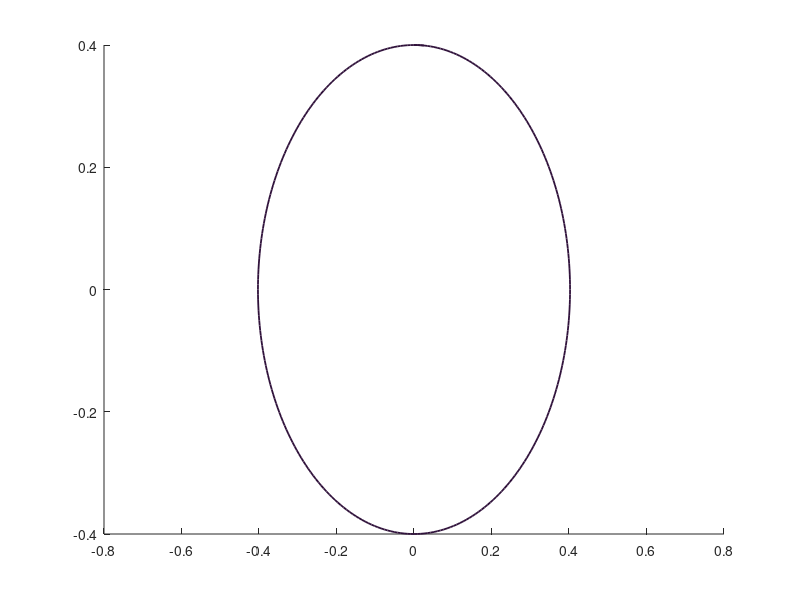

MATLAB code for this plot: (Note: this script raises an error after producing the figure.)
% Author: Izaak Neutelings (Februari 2021)
% Description:
%   Produce plots and data for the exact solution of a pendulum,
%   using Jacobi elliptic functions. Please see
%   https://github.com/IzaakWN/CodeSnippets/tree/master/LaTeX/TikZ/physics/dynamics_pendulum
%clear all; close all; clc
myblue = [0 0.4470 0.7410];
myred = [0.8500 0.3250 0.0980];
global savefigs
savefigs = true; % save plots as figures
writedata = true; % write data files



%%%%%%%%%%%%%%%%%%%%%%%%
%%   PHASE PORTRAIT   %%
%%%%%%%%%%%%%%%%%%%%%%%%
% Adapted from http://matlab.cheme.cmu.edu/2011/08/09/phase-portraits-of-a-system-of-odes/

disp("1) omega vs. theta - phase portrait")
w0 = 1; % angular frequency for s.h.o.
f = @(t,Y) [Y(2); -w0^2*sin(Y(1))]; % ODE
figure(1)
hold on
disp("  x0       v0      T       tf")
colors = turbo(18); % color map
tls = ""; %strings(1,8); % legend titles
ic = 1; % color index
ip = 1; % plot index
for v0 = [ ...
          %0.5 1.0 1.5 ...
          0.4 0.8 1.2 1.6 ...
          2.0 ...
          2.1 -2.1 ...
          2.4 -2.4 2.8 -2.8 ...
          3.0 -3.0 3.2 -3.2 ...
         ]
  if abs(v0)<=2.0
    x0 = 0; % theta(0)=0 initial condition
    k = min(abs(v0)/(2*w0),0.99978); % sin(theta0/2)
    T = 4*ellipke(k^2)/w0; % period
    tf = 1.01*T; % final time t
  else
    x0 = -sign(v0)*2*pi; % theta(0) initial condition
    k = max(abs(v0)/(2*w0),1.0001); % sin(theta0/2)
    T = 4*ellipke(1/k^2)/(k*w0); % period
    tf = 1.01*T; % final time t
  end
  tspan = linspace(0,tf,300);
  [~,ys] = ode45(f,tspan,[x0;v0]);
  %ys(:,1) = 2*wrapToPi(0.5*ys(:,1));
  %ys = wrapAndReorder(2*pi+ys,4*pi)-2*pi;
  if v0>2.1
    ys = ys(1:find(ys>2*pi,1),:); % clip off
  elseif v0<-2.1
    ys = ys(1:find(ys<-2*pi,1),:); % clip off
  end
  fprintf("  %4.1f %7.1f %7.1f %7.1f\n",x0,v0,T,tf)
  plot(ys(:,1),ys(:,2),'LineWidth',1.3,'Color',colors(ic,:));
  %plot(ys(1,1),ys(1,2),'bo','MarkerSize',5,'MarkerFaceColor',colors(i,:)) % starting point
  %plot(ys(end,1),ys(end,2),'ks','MarkerSize',5,'MarkerFaceColor',colors(i,:)) % ending point
  if v0>0 % store
    if writedata
      fname = sprintf("data/pendulum_phase-%.8f.txt",v0);
      fname = regexprep(fname,"(\d)\.(\d)(\d*[1-9])?0*\.txt","$1p$2$3.txt");
      file  = fopen(fname,'w');
      fprintf(file,'%-12s %-12s\n','theta','omega'); % header
      fprintf(file,'%-12.8f %-12.8f\n',ys'); % data
      fclose(file);
    end
    tls(ip) = sprintf('$\\Omega_0/\\omega_0=%.10g$',v0);
  end
  if abs(v0)<=2.0 % plot left right
    plot(ys(:,1)-2*pi,ys(:,2),'LineWidth',1.3,'Color',colors(ic,:));
    plot(ys(:,1)+2*pi,ys(:,2),'LineWidth',1.3,'Color',colors(ic,:));
    ip = ip+2;
  end
  ip = ip+1;
  ic = ic+1;
end
leg = legend(tls,'Position', [0.88 0.35 0.03 0.40], ...
             'Interpreter','latex','FontSize',11);
leg.ItemTokenSize = [11,100];
xlabel("$\theta$ [rad]",'Interpreter','latex','FontSize',14)
ylabel("$\dot{\theta}/\omega_0$",'Interpreter','latex','FontSize',14)
xlim([-2*pi 2*pi]);
ylim([-1.1*pi 1.1*pi]);
xticks(-2*pi:pi/2:2*pi)
xticklabels({'-2\pi','-3\pi/2','-\pi','-\pi/2', ...
             '0','\pi/2','\pi','3\pi/2','2\pi'})
%axis tight equal
grid on
hold off
mysaveas("fig/pendulum_phase_portrait",8,0.07)



%%%%%%%%%%%%%%%%%%%%%%%%%%%
%%  CLOSE TRAJECTORIES   %%
%%%%%%%%%%%%%%%%%%%%%%%%%%%
% Initial conditions
% * theta(0) = x0, with 0 < x0 < pi,
% * dtheta/dt(0) = 0.
% Sources:
%   https://www.scielo.br/j/rbef/a/ns9Lc7tfqhZh678dBPXxRsQ/?lang=en
%   https://www.scielo.br/j/rbef/a/ns9Lc7tfqhZh678dBPXxRsQ/?format=pdf&lang=en


disp("2) theta vs. time")
figure(2)
hold on
t = linspace(0,50,401); % time
tls = ""; % legend titles
disp("  x0    omega   freq f  period T")
i = 1;
x0_plot = [ ... % plot only these x0 values
  1.0 2.0 ...
  2.8 3.1
];
colors = turbo(length(x0_plot)+1); % color map
for x0 = [ ... % amplitude theta(0) = x0
           0.5:0.1:3.1 ...
           3.11 3.12 3.13 3.14
         ]
  plotthis = any(x0_plot==x0); % plot this x0
  if ~plotthis && ~writedata
    continue % skip this x0 to save time
  end
  w0 = 1; % angular frequency for s.h.o.
  k = sin(x0/2); % elliptic modulus
  m = k^2;
  T = 4*ellipke(m)/w0; % period
  f = 1./T; % frequency
  w = 2*pi*f; % average angular frequency, omega
  fprintf("  %4.2f %7.4f %7.4f %7.4f\n",x0,w,f,T)
  [sn,cn,dn] = ellipj(w0*(T/4-t),m); % Jacobi elliptic functions
  x = 2*asin(k*sn); % theta (exact pendulum solution)
  if plotthis % plot this x0
    plot([T T],[-3.5 1.1*x0],'Color',colors(i,:),'LineWidth',0.5); % vertical line at t=T
    plot(t,x0*cos(w*t),'--','Color',colors(i,:),'LineWidth',0.5); % simple s.h.o. with the same period
    plot(t,x,'Color',colors(i,:),'LineWidth',1.4); % exact pendulum solution
    tls(3*i) = sprintf('$\\theta_0=%.4g$',x0);
    i = i+1;
  end
  if writedata % write data for this x0
    v = -2*k*w0.*cn.*dn./sqrt(1-(k*sn).^2); % dtheta/dt
    U = 2*k*sn; % potential energy
    K = 2*m-U; % kinetic energy
    fname = sprintf("data/pendulum-%.8f.txt",x0);
    fname = regexprep(fname,"(\d)\.(\d)(\d*[1-9])?0*\.txt","$1p$2$3.txt");
    file  = fopen(fname,'w');
    fprintf(file,"%-12s %-12s %-12s %-12s %-12s\n", ...
                 'time','theta','dtheta/dt','Uw0^2/mg^2','Kw0^2/mg^2'); % header
    fprintf(file,"%-12.8f %-12.8f %-12.8f %-12.8f %-12.8f\n",[t;x;v;U;K]); % data
    fclose(file);
  end
end
xlabel("$t$ [s]",'Interpreter','latex','FontSize',14)
ylabel("$\theta$ [rad]",'Interpreter','latex','FontSize',14)
ylim([-3.5 3.95])
yticks(-pi:pi/4:4)
yticklabels({'-\pi','-3\pi/4','-\pi/2','-\pi/4', ...
             '0','\pi/4','\pi/2','3\pi/4','\pi','5\pi/4'})
leg = legend(tls,'NumColumns',3, ... %'Location', 'northoutside', ...
             'Position',[0.54 0.9 0.3 0.07], ... 
             'Interpreter','latex','FontSize',12);
leg.ItemTokenSize = [13,100];
grid on
hold off
mysaveas("fig/pendulum_theta_vs_t")


disp("3) theta vs. Tt")
figure(3)
hold on
t = linspace(0,2,401); % time
tls = ""; % legend titles
i = 1;
x0_plot = [ ... % plot only these x0 values
  1.0 1.5 2.0 ...
  2.4 2.8 ...
  3.0 3.1 3.14 3.14159
];
colors = turbo(length(x0_plot)+1); % color map
for x0 = [ ... % amplitude theta(0) = x0
           0.5:0.1:3.1 ...
           3.11 3.12 3.13 3.14 3.14159
         ]
  plotthis = any(x0_plot==x0); % plot this x0
  if ~plotthis && ~writedata
    continue % skip this x0 to save time
  end
  w0 = 1; % angular frequency for s.h.o.
  k = sin(x0/2); % elliptic modulus
  m = k^2;
  T = 4*ellipke(m)/w0; % period
  f = 1./T; % frequency
  w = 2*pi*f; % average angular frequency, omega
  [sn,cn,dn] = ellipj(w0*(T/4-T*t),m); % Jacobi elliptic function
  x = 2*asin(k*sn); % theta (exact pendulum solution)
  if plotthis % plot this x0
    plot(t,x0*cos(w*T*t),'--','Color',colors(i,:),'LineWidth',0.5); % simple s.h.o. with the same period
    plot(t,x,'Color',colors(i,:),'LineWidth',1.4); % exact pendulum solution
    tls(2*i) = sprintf('$\\theta_0=%.6g$',x0);
    i = i+1;
  end
  if writedata % write data for this x0
    v = -2*k*w0.*cn.*dn./sqrt(1-(k*sn).^2); % dtheta/dt
    U = 2*k*sn; % potential energy
    K = 2*m-U; % kinetic energy
    fname = sprintf("data/pendulum-%.8f_norm.txt",x0);
    fname = regexprep(fname,"(\d)\.(\d)(\d*[1-9])?0*_","$1p$2$3_");
    file  = fopen(fname,'w');
    fprintf(file,"%-12s %-12s %-12s %-12s %-12s\n", ...
                 'Tt','theta','dtheta/dt','Uw0^2/mg^2','Kw0^2/mg^2'); % header
    fprintf(file,"%-12.8f %-12.8f %-12.8f %-12.8f %-12.8f\n",[t;x;v;U;K]); % data
    fclose(file);
  end
end
xlabel("$t$ [$T$]",'Interpreter','latex','FontSize',14)
ylabel("$\theta$ [rad]",'Interpreter','latex','FontSize',14)
ylim([-3.5 3.5])
yticks(-pi:pi/4:3.5)
yticklabels({'-\pi','-3\pi/4','-\pi/2','-\pi/4', ...
             '0','\pi/4','\pi/2','3\pi/4','\pi'})
leg = legend(tls,'NumColumns',1, ...  %'Location', 'northoutside', ...
             'Position',[0.497 0.2 0.1 0.3], ...
             'Interpreter','latex','FontSize',13.5);
leg.ItemTokenSize = [13,100];
grid on
hold off
mysaveas("fig/pendulum_theta_vs_Tt")


disp("4) dtheta/dt vs. t")
figure(4)
hold on
t = linspace(0,50,501);
tls = ""; % legend titles
colors = turbo(5); % color map
i = 1;
for x0 = [ ... % amplitude theta(0) = x0
           1.0 2.0 ...
           2.8 3.1
         ]
  w0 = 1; % angular frequency for s.h.o.
  k = sin(x0/2); % elliptic modulus
  m = k^2;
  T = 4*ellipke(m)/w0; % period
  w = 2*pi/T; %pi/(2*ellipke(sin(x0/2)^2)); omega
  [sn,cn,dn] = ellipj(w0*(T/4-t),m); % Jacobi elliptic functions
  v = -2*k*w0*cn.*dn./sqrt(1-(k*sn).^2); % dtheta/dt
  %vmax = x0*w; % maximum omega, s.h.o.
  vmax = 2*k*w0; % maximum omega, exact pendulum
  plot([0.75*T 0.75*T],[-2.2 vmax+0.2],'Color',colors(i,:),'LineWidth',0.7); % vertical line at t=T
  plot(t,-vmax*sin(w*t),'--','Color',colors(i,:),'LineWidth',0.7); % simple s.h.o. with the same period
  plot(t,v,'Color',colors(i,:),'LineWidth',1.3); % exact pendulum solution
  tls(3*i) = sprintf('$\\theta_0=%.4g$',x0);
  i = i+1;
end
leg = legend(tls,'NumColumns',3,'Position',[0.53 0.9 0.2 0.08], ... 
             'Interpreter','latex','FontSize',12);
leg.ItemTokenSize = [13,100];
ylim([-2.2 2.6])
xlabel("$t$ [s]",'Interpreter','latex','FontSize',14)
ylabel("$\dot{\theta}/\omega_0$",'Interpreter','latex','FontSize',14)
grid on
hold off
mysaveas("fig/pendulum_omega_vs_t")


disp("5) dtheta/dt vs. Tt")
figure(5)
hold on
t = linspace(0,2,501);
tls = ""; % legend titles
colors = turbo(8); % color map
i = 1;
for x0 = [ ... % amplitude theta(0) = x0
           1.0 2.0 ...
           2.4 2.8 ...
           3.0 3.1 3.14
         ]
  w0 = 1; % angular frequency for s.h.o.
  k = sin(x0/2); % elliptic modulus
  m = k^2;
  T = 4*ellipke(m)/w0; % period
  %w = 2*pi/T; %pi/(2*ellipke(sin(x0/2)^2)); omega
  [sn,cn,dn] = ellipj(w0*T*(1/4-t),m); % Jacobi elliptic functions
  v = -2*k*w0*cn.*dn./sqrt(1-(k*sn).^2); % dtheta/dt
  %vmax = x0*w; % maximum omega, s.h.o.
  vmax = 2*k*w0; % maximum omega, exact pendulum
  plot(t,-vmax*sin(2*pi*t),'--','Color',colors(i,:),'LineWidth',0.7); % simple s.h.o. with the same period
  plot(t,v,'Color',colors(i,:),'LineWidth',1.3); % exact pendulum solution
  tls(2*i) = sprintf('$\\theta_0=%.4g$',x0);
  i = i+1;
end
leg = legend(tls,'NumColumns',1,'Position',[0.82 0.17 0.08 0.3], ...
             'Interpreter','latex','FontSize',14);
leg.ItemTokenSize = [13,100];
ylim([-2.2 2.2])
xlabel("$t$ [$T$]",'Interpreter','latex','FontSize',14)
ylabel("$\dot{\theta}/\omega_0$",'Interpreter','latex','FontSize',14)
grid on
hold off
mysaveas("fig/pendulum_omega_vs_Tt")


disp("6) Energy vs. Tt")
figure(6)
hold on
t = linspace(0,2,501);
tls = ""; % legend titles
colors = turbo(5); % color map
i = 1;
for x0 = [ ... % amplitude theta(0) = x0
           1.0 2.0 ...
           2.5 3.1
         ]
  w0 = 1; % angular frequency for s.h.o.
  k = sin(x0/2); % elliptic modulus
  m = k^2;
  T = 4*ellipke(m)/w0; % period
  %w = 2*pi/T; %pi/(2*ellipke(sin(x0/2)^2)); omega
  sn = ellipj(w0*T*(1/4-t),m); % Jacobi elliptic functions
  E = 2*m; % total energy in the system
  U = 2*(k*sn).^2; % potential energy
  K = E-U; % kinetic energy
  plot([0 2],[E E],':','Color',colors(i,:),'LineWidth',1.0); % vertical line at t=T
  plot(t,K,'--','Color',colors(i,:),'LineWidth',1.1); % simple s.h.o. with the same period
  plot(t,U,'Color',colors(i,:),'LineWidth',1.3); % exact pendulum solution
  tls(3*i) = sprintf('$\\theta_0=%.4g$',x0);
  i = i+1;
end
tls = [tls "" ""];
pK = plot(0,0,'--','Color','black','LineWidth',1.1);
pU = plot(0,0,'Color','black','LineWidth',1.3);
leg = legend(tls,'NumColumns',3,'Position',[0.46 0.9 0.2 0.08], ...
             'Interpreter','latex','FontSize',12);
leg.ItemTokenSize = [13,100];
xlim([0 2])
ylim([0 2.3])
xlabel("$t$ [$T$]",'Interpreter','latex','FontSize',14)
ylabel("$E\omega_0^2/mg^2$ [rad$^2$]",'Interpreter','latex','FontSize',14)
grid on
ax2 = axes('position',get(gca,'position'),'visible','off');
leg2 = legend(ax2,[pU pK],{'Potential','Kinetic'}, ...
              'NumColumns',1,'Position',[0.77 0.9 0.1 0.08], ... 
              'Interpreter','latex','FontSize',12);
leg2.ItemTokenSize = [15,100];
hold off
mysaveas("fig/pendulum_E_vs_Tt")


disp("7) T/T0 vs. theta0")
t0 = linspace(0,3.14,315); % theta0
k = sin(t0/2);
T = 2*ellipke(k.^2)/pi; % T/T0
w = 1./T; % omega/omega0 = f/f0
Wmax = 2*k; % maximum angular velocity
if writedata % write data
  fname = sprintf("data/pendulum_period.txt");
  file  = fopen(fname,'w');
  fprintf(file,'%-12s %-12s %-12s %-12s\n','theta0','T/T0','omega/omega0','Wmax/omega0');
  fprintf(file,'%-12.8f %-12.8f %-12.8f %-12.8f\n',[t0;T;w;Wmax]);
  fclose(file);
end
figure(7)
hold on
plot([0 3.2],[1 1],'--','LineWidth',0.7,'Color',myred);
plot(t0,T,'LineWidth',1.5,'Color',myblue);
leg = legend(["Small-angle approximation ($T=T_0$)" "Exact solution"], ...
             'NumColumns',1,'Location','northwest', ...
             'Interpreter','latex','FontSize',14);
leg.ItemTokenSize = [15,100];
xlabel("$\theta_0$ [rad]",'Interpreter','latex','FontSize',14)
ylabel('$T/T_0$','Interpreter','latex','FontSize',14)
xlim([0 3.2])
ylim([0 5.5])
xticks(0:pi/4:3.4)
xticklabels({'0','\pi/4','\pi/2','3\pi/4','\pi'})
grid on
hold off
mysaveas("fig/pendulum_period_vs_theta0",6)


disp("8) omega/omega0 vs. theta0")
figure(8)
hold on
plot([0 3.2],[1 1],'--','LineWidth',0.7,'Color',myred);
plot(t0,w,'LineWidth',1.5,'Color',myblue);
leg = legend(["Small-angle approximation ($\omega=\omega_0$)" "Exact solution"], ...
             'NumColumns',1,'Location','southwest', ...
             'Interpreter','latex','FontSize',14);
leg.ItemTokenSize = [15,100];
xlabel("$\theta_0$ [rad]",'Interpreter','latex','FontSize',14)
ylabel("$\omega/\omega_0 = f/f_0$",'Interpreter','latex','FontSize',14)
xlim([0 3.2])
ylim([0.1 1.1])
xticks(0:pi/4:3.4)
xticklabels({'0','\pi/4','\pi/2','3\pi/4','\pi'})
grid on
hold off
mysaveas("fig/pendulum_omega_vs_theta0",6)


disp("9) omega_max vs. theta0")
figure(9)
hold on
plot(t0,t0,'--','LineWidth',0.7,'Color',myred);
plot(t0,Wmax,'LineWidth',1.5,'Color',myblue);
leg = legend(["Small-angle approximation ($\Omega_\mathrm{max}=\theta_0\omega_0$)" "Exact solution"], ...
             'NumColumns',1,'Location','southeast', ...
             'Interpreter','latex','FontSize',14);
leg.ItemTokenSize = [15,100];
xlabel("$\theta_0$ [rad]",'Interpreter','latex','FontSize',14)
ylabel("$\Omega_\mathrm{max}/\omega_0$",'Interpreter','latex','FontSize',14)
xlim([0 3.2])
ylim([0 2.1])
xticks(0:pi/4:3.4)
xticklabels({'0','\pi/4','\pi/2','3\pi/4','\pi'})
hold off
grid on
mysaveas("fig/pendulum_Wmax_vs_theta0",6)


%disp("8) sin/pendulum vs. t")
%figure(8)
%xlabel('$t$','Interpreter','latex','FontSize',14)
%ylabel('(cos-pendulum)/abs(pendulum)','FontSize',14)
%hold on
%x0 = 3.0;
%om = pi/(2*ellipke(sin(x0/2)^2));
%t = linspace(0,6.0,100);
%x = 2*asin(sin(x0/2)*ellipj(ellipke(sin(x0/2)^2)-t,sin(x0/2)^2));
%x = (x0*cos(om*t) - x)./abs(x);
%plot(t,x);



%%%%%%%%%%%%%%%%%%%%%%%%%%%
%%   OPEN TRAJECTORIES   %%
%%%%%%%%%%%%%%%%%%%%%%%%%%%
% Initial conditions
% * theta(0) = 0,
% * dtheta/dt(0) = W0 > 2w0,
% where w0=1 is the angular frequency for a simple harmonic oscillator.
% We use the Jacobi real transformation for m > 1:
% * K(m) = K(1/m)/k,
% * sn(u,m) = sn(k*u,1/m)/k.
% following [1] and [2].
% Note that if one uses the jacobiAM function [3], 
% one does not need to do these transformations.
% 
% [1] https://en.wikipedia.org/wiki/Jacobi_elliptic_functions#The_Jacobi_real_transformations
% [2] https://dlmf.nist.gov/19.7
% [3] https://ch.mathworks.com/help/symbolic/jacobiam.html


disp("10) theta vs. t (W0>2w0)")
figure(10)
hold on
t = linspace(0,12,401); % time
tls = ""; % legend titles
disp("  W0/w0  W0/2w0  omega   freq f  period T")
i = 1;
W0_plot = [ ... % plot only these W0 values
  2.001 2.01 2.05 ...
  2.2 2.5 ...
  3.0 4.0
];
colors = turbo(length(W0_plot)+1); % color map
for W0 = [ ... % angular velocity dtheta/dt(0) = W0
           2.001 2.005 2.01 2.02 2.05 ...
           2.1 2.2 2.3 2.4 2.5 2.6 ...
           3.0 3.5 4.0
         ]
  plotthis = any(W0_plot==W0); % plot this W0
  if ~plotthis && ~writedata
    continue % skip this W0 to save time
  end
  w0 = 1; % angular frequency for s.h.o.
  k = W0/(2*w0); % elliptic modulus > 1
  m = k^2;
  T = 4*ellipke(1/m)/W0; % period
  f = 1./T; % frequency
  w = 2*pi*f; % average angular frequency, omega
  fprintf("  %4.2f %6.2f %9.4f %7.4f %7.4f\n",W0/w0,k,w,f,T)
  [sn,~,dn] = ellipj(W0*t/2,1/m); % Jacobi elliptic functions
  x = 2*asin_ext(sn,t,2*T); % theta (exact pendulum solution)
  if plotthis
    plot([T T],[0 7.0],'Color',colors(i,:),'LineWidth',0.5); % vertical line at t=T
    %plot(t,W0*t,'--','Color',colors(i,:),'LineWidth',0.5); % constant angular velocity
    plot(t,w*t,'--','Color',colors(i,:),'LineWidth',0.5); % constant angular velocity
    plot(t,x,'Color',colors(i,:),'LineWidth',1.4); % exact pendulum solution
    tls(3*i) = sprintf('$\\Omega_0/2\\omega_0=%.5g$',k);
    i = i+1;
  end
  if writedata % write data for this x0
    v = W0*dn; % dtheta/dt
    U = 2*sn.^2; % potential energy
    K = 2*m-U; % kinetic energy
    fname = sprintf("data/pendulum_open-%.8f.txt",W0);
    fname = regexprep(fname,"(\d)\.(\d)(\d*[1-9])?0*\.txt","$1p$2$3.txt");
    file  = fopen(fname,'w');
    fprintf(file,"%-12s %-12s %-12s %-12s %-12s\n", ...
                 'time','theta','dtheta/dt','Uw0^2/mg^2','Kw0^2/mg^2'); % header
    fprintf(file,"%-12.8f %-12.8f %-12.8f %-12.8f %-12.8f\n",[t;x;v;U;K]); % data
    fclose(file);
  end
end
xlabel("$t$ [s]",'Interpreter','latex','FontSize',14)
ylabel("$\theta$ [rad]",'Interpreter','latex','FontSize',14)
ylim([0 22])
yticks(0:pi:7*pi)
yticklabels({'0','\pi','2\pi','3\pi','4\pi','5\pi','6\pi','7\pi'})
leg = legend(tls,'Location','northwest', ...
             'Interpreter','latex','FontSize',13);
leg.ItemTokenSize = [13,100];
grid on
hold off
mysaveas("fig/pendulum_open_theta_vs_t")


disp("11) theta vs. Tt (W0>2w0)")
figure(11)
hold on
t = linspace(0,2.5,401); % time
tls = ""; % legend titles
i = 1;
W0_plot = [ ... % plot only these W0 values
           2.0000000000002 2.00000002 2.00002 ...
           2.001 2.01 2.05 2.2 ...
           2.5 3.0 4.0
];
colors = turbo(length(W0_plot)+1); % color map
for W0 = [ ... % angular velocity dtheta/dt(0) = W0
           2.0000000000002 2.00000002 2.00002 ...
           2.001 2.002 2.01 2.02 2.05 ...
           2.1:0.1:3.0 3.5 4.0
         ]
  plotthis = any(W0_plot==W0); % plot this W0
  if ~plotthis && ~writedata
    continue % skip this W0 to save time
  end
  w0 = 1; % angular frequency for s.h.o.
  k = W0/(2*w0); % elliptic modulus > 1
  m = k^2;
  T = 4*ellipke(1/m)/W0; % period
  %w = 2*pi/T; % angular velocity omega
  [sn,~,dn] = ellipj(W0*T*t/2,1/m); % Jacobi elliptic functions
  x = 2*asin_ext(sn,T*t,2*T); % theta (exact pendulum solution)
  if plotthis
    plot(t,x,'Color',colors(i,:),'LineWidth',1.4); % exact pendulum solution
    tls(i) = sprintf('$\\Omega_0/2\\omega_0=%.14g$',k);
    i = i+1;
  end
  if writedata % write data for this W0
    v = W0*dn; % dtheta/dt
    U = 2*sn.^2; % potential energy
    K = 2*m-U; % kinetic energy
    fname = sprintf("data/pendulum_open-%.10f_norm.txt",W0);
    fname = regexprep(fname,"(\d)\.(\d)(\d*[1-9])?0*_","$1p$2$3_");
    file  = fopen(fname,'w');
    fprintf(file,"%-12s %-12s %-12s %-12s %-12s\n", ...
                 'time','theta','dtheta/dt','Uw0^2/mg^2','Kw0^2/mg^2'); % header
    fprintf(file,"%-12.8f %-12.8f %-12.8f %-12.8f %-12.8f\n",[t;x;v;U;K]); % data
    fclose(file);
  end
end
xlabel("$t$ [$T$]",'Interpreter','latex','FontSize',14)
ylabel("$\theta$ [rad]",'Interpreter','latex','FontSize',14)
ylim([0 16])
yticks(0:pi:5*pi)
yticklabels({'0','\pi','2\pi','3\pi','4\pi','5\pi'})
leg = legend(tls,'Location','southeast', ...
             'Interpreter','latex','FontSize',13);
leg.ItemTokenSize = [13,100];
grid on
hold off
mysaveas("fig/pendulum_open_theta_vs_Tt")


disp("12) dtheta/dt vs. t (W0>2w0)")
figure(12)
hold on
t = linspace(0,12,401);
tls = ""; % legend titles
colors = turbo(9); % color map
i = 1;
for W0 = [ ... % angular velocity dtheta/dt(0) = W0
           2.001 2.010 2.05 ...
           2.2 2.5 3.0 ...
           3.6 4.0
         ]
  w0 = 1; % angular frequency for s.h.o.
  k = W0/(2*w0); % elliptic modulus > 1
  m = k^2;
  T = 4*ellipke(1/m)/W0; % period
  [~,~,dn] = ellipj(W0*t/2,1/m); % Jacobi elliptic functions
  v = W0*dn; % dtheta/dt
  plot([T T],[0 W0+0.1],'Color',colors(i,:),'LineWidth',0.7); % vertical line at t=T
  plot(t,v,'Color',colors(i,:),'LineWidth',1.3); % exact pendulum solution
  tls(2*i) = sprintf('$\\Omega_0/2\\omega_0=%.6g$',k);
  i = i+1;
end
leg = legend(tls,'NumColumns',4,'Position',[0.3 0.9 0.5 0.08], ... 
             'Interpreter','latex','FontSize',12);
leg.ItemTokenSize = [10,100];
ylim([0 4.7])
xlabel("$t$ [s]",'Interpreter','latex','FontSize',14)
ylabel("$\dot{\theta}/\omega_0$",'Interpreter','latex','FontSize',14)
grid on
hold off
mysaveas("fig/pendulum_open_omega_vs_t")


disp("13) dtheta/dt vs. Tt (W0>2w0)")
figure(13)
hold on
t = linspace(0,2.5,401);
tls = ""; % legend titles
colors = turbo(9); % color map
i = 1;
for W0 = [ ... % angular velocity dtheta/dt(0) = W0
           2.001 2.010 2.05 ...
           2.2 2.5 3.0 ...
           3.6 4.0
         ]
  w0 = 1; % angular frequency for s.h.o.
  k = W0/(2*w0); % elliptic modulus > 1
  m = k^2;
  T = 4*ellipke(1/m)/W0; % period
  [~,~,dn] = ellipj(W0*T*t/2,1/m); % Jacobi elliptic functions
  v = W0*dn; % dtheta/dt
  plot(t,v,'Color',colors(i,:),'LineWidth',1.3); % exact pendulum solution
  tls(i) = sprintf('$\\Omega_0/2\\omega_0=%.6g$',k);
  i = i+1;
end
leg = legend(tls,'NumColumns',4,'Position',[0.3 0.89 0.5 0.08], ... 
             'Interpreter','latex','FontSize',12);
leg.ItemTokenSize = [10,100];
ylim([0 4.7])
xlabel("$t$ [$T$]",'Interpreter','latex','FontSize',14)
ylabel("$\dot{\theta}/\omega_0$",'Interpreter','latex','FontSize',14)
grid on
hold off
mysaveas("fig/pendulum_open_omega_vs_Tt")


disp("14) E vs. Tt (W0>2w0)")
figure(14)
hold on
t = linspace(0,2.5,401);
tls = ""; % legend titles
colors = turbo(7); % color map
i = 1;
for W0 = [ ... % angular velocity dtheta/dt(0) = W0
           2.001 2.2 2.5 3.0 ...
           3.6 4.0
         ]
  w0 = 1; % angular frequency for s.h.o.
  k = W0/(2*w0); % elliptic modulus > 1
  m = k^2;
  T = 4*ellipke(1/m)/W0; % period
  sn = ellipj(W0*T*t/2,1/m); % Jacobi elliptic functions
  E = 2*m; % total energy in the system
  U = 2*sn.^2; % potential energy
  K = E-U; % kinetic energy
  plot([0 2],[E E],':','Color',colors(i,:),'LineWidth',1.0); % vertical line at t=T
  plot(t,K,'--','Color',colors(i,:),'LineWidth',1.1); % simple s.h.o. with the same period
  plot(t,U,'Color',colors(i,:),'LineWidth',1.3); % exact pendulum solution
  tls(3*i) = sprintf('$\\Omega_0/2\\omega_0=%.6g$',k);
  i = i+1;
end
tls = [tls "" ""];
pK = plot(0,0,'--','Color','black','LineWidth',1.1);
pU = plot(0,0,'Color','black','LineWidth',1.3);
leg = legend(tls,'NumColumns',3,'Position',[0.15 0.9 0.5 0.08], ...
             'Interpreter','latex','FontSize',12);
leg.ItemTokenSize = [13,100];
xlim([0 2])
ylim([0 9.4])
xlabel("$t$ [$T$]",'Interpreter','latex','FontSize',14)
ylabel("$E\omega_0^2/mg^2$ [rad$^2$]",'Interpreter','latex','FontSize',14)
grid on
ax2 = axes('position',get(gca,'position'),'visible','off');
leg2 = legend(ax2,[pU pK],{'Potential','Kinetic'}, ...
              'NumColumns',1,'Position',[0.77 0.9 0.1 0.08], ... 
              'Interpreter','latex','FontSize',12);
leg2.ItemTokenSize = [15,100];
hold off
mysaveas("fig/pendulum_open_E_vs_Tt")


disp("15) T/T0 vs. W0/2w0 (W0>2w0)")
w0 = 1; % angular frequency for s.h.o.
W0 = linspace(2.001,10.001,401);
k = W0/(2*w0); % elliptic modulus > 1
m = k.^2;
T = 2*w0*ellipke(1./m)/pi./W0; % period
w = 1./T; % omega/omega0 = f/f0
Wmin = 2*sqrt(m-1);
if writedata % write data
  fname = sprintf("data/pendulum_period_open.txt");
  file  = fopen(fname,'w');
  fprintf(file,'%-12s %-12s %-12s %-12s %-12s\n','W0/w0','W0/2w0','T/T0','omega/omega0','Wmin/omega0');
  fprintf(file,'%-12.8f %-12.8f %-12.8f %-12.8f %-12.8f\n',[W0/w0;k;T;w;Wmin]);
  fclose(file);
end
figure(15)
hold on
plot(k,1./(2*k),'--','LineWidth',0.7,'Color',myred);
plot(k,T,'LineWidth',1.4,'Color',myblue);
leg = legend(["Uniform circular motion ($T/T_0 = \omega_0/\Omega_0$)" "Exact solution"], ...
             'NumColumns',1,'Location','north', ...
             'Interpreter','latex','FontSize',14);
leg.ItemTokenSize = [15,100];
xlim([1 5])
ylim([0 1.1])
xlabel("$\Omega_0/2\omega_0$",'Interpreter','latex','FontSize',14)
ylabel("$T/T_0$",'Interpreter','latex','FontSize',14)
hold off
grid on
mysaveas("fig/pendulum_open_period_vs_W0",6)


disp("16) omega/omega0 vs. W0/2w0 (W0>2w0)")
figure(16)
hold on
plot(k,2*k,'--','LineWidth',0.7,'Color',myred);
plot(k,w,'LineWidth',1.5,'Color',myblue);
leg = legend(["Uniform circular motion ($\omega = \Omega_0$)" "Exact solution"], ...
             'NumColumns',1,'Location','northwest', ...
             'Interpreter','latex','FontSize',14);
leg.ItemTokenSize = [15,100];
xlim([1 5])
ylim([0 10])
xlabel("$\Omega_0/2\omega_0$",'Interpreter','latex','FontSize',14)
ylabel("$\omega/\omega_0 = f/f_0$",'Interpreter','latex','FontSize',14)
grid on
hold off
mysaveas("fig/pendulum_open_omega_vs_W0",6)

disp("17) Omega_max/omega0 vs. W0/2w0 (W0>2w0)")
tts = ["Uniform circular motion ($\omega = \Omega_0$)" "Exact solution"];
figure(17)
hold on
plot(k,2*k,'--','LineWidth',0.7,'Color',myred);
plot(k,Wmin,'LineWidth',1.5,'Color',myblue);
leg = legend(["Uniform circular motion ($\Omega_\mathrm{min} = \Omega_0$)" "Exact solution"], ...
             'NumColumns',1,'Location','northwest', ...
             'Interpreter','latex','FontSize',14);
leg.ItemTokenSize = [15,100];
xlim([1 5])
ylim([0 10])
xlabel("$\Omega_0/2\omega_0 = \Omega_\mathrm{max}/2\omega_0$",'Interpreter','latex','FontSize',14)
ylabel("$\Omega_\mathrm{min}/\omega_0$",'Interpreter','latex','FontSize',14)
grid on
hold off
mysaveas("fig/pendulum_open_Wmin_vs_W0",6)

disp("Done.")



%%%%%%%%%%%%%%%%%%%%%%
%   HELP FUNCTIONS   %
%%%%%%%%%%%%%%%%%%%%%%

function mysaveas(fname,width,rmarg)
  global savefigs;
  if ~savefigs % skip saving figures
    return
  end
  if nargin==1
    width = 8; % height
  end
  if nargin<=2
    rmarg = 0.02; % extra right margin
  end
  axes = findall(gcf,'type','axes');
  for i = 1:length(axes)
    set(axes(i),'Units','normalized'); % ensure normalized units
  end
  set(gcf,'PaperPosition',[0 0 width 5]); % position plot at left hand corner with width w and height 5
  set(gcf,'PaperSize',[width 5]); % set the paper to have width w and height 5
  for i = 1:length(axes)
    Tight = get(axes(i),'TightInset');  % gives you the bording spacing between plot box and any axis labels
    Tight = [0.02/width 0.005 rmarg 0.02]+Tight; % [Left Bottom Right Top] spacing
    set(axes(i),'Position',[Tight(1) Tight(2) 1-Tight(1)-Tight(3) 1-Tight(2)-Tight(4)]);
  end
  saveas(gcf,fname,'pdf') % save figure as PDF
  %%%saveas(gcf,fname,'png') % save figure as PNG (low res)
  print(gcf,fname,'-dpng','-r300') % save figure as PNG (high res)
end
